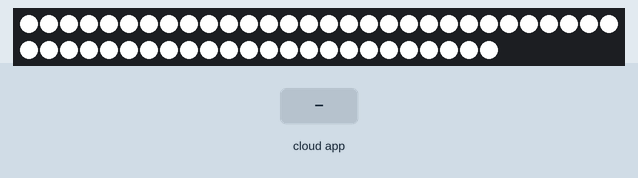
A sketch run on a simulated ESP8266 (NodeMCU). Parts: 54 RGB LEDs in strip order, left to right, continuing on the next row. The inputs (shaded band) are chosen by the test bench. Dim RGB values are drawn brighter than linear; WiFi joins after 1.5 s; servers stay silent unless stated.

Above: at 3.0 s.
3.1 s: the phone or cloud app sets YourLightID to 0
At 4.4 s:
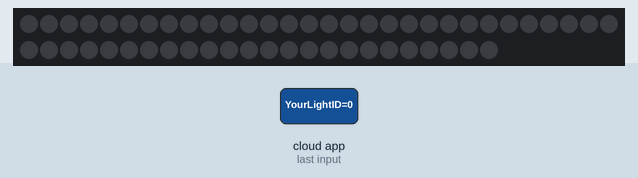
4.9 s: the phone or cloud app sets YourLightID to 1
At 5.06 s:
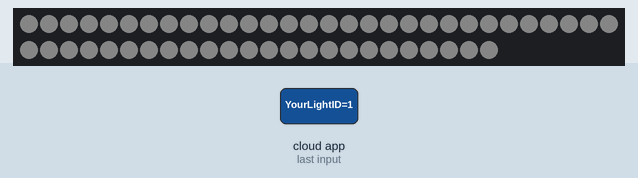
Timing chart, 0 to 7.9 s (numbered marks = the images above; inputs shaded):
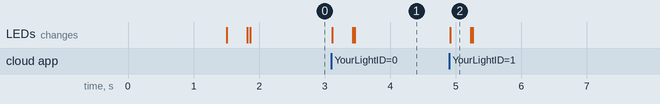

Measured:
- after the input at 4.9 s, the LEDs: change at once (image 2)

The sketch:

ambilight.ino
```cpp
#include <Adafruit_NeoPixel.h>
#include <Arduino.h>
#include <functional>
#include <queue>
#if defined(ESP8266)
  #include <ESP8266WiFi.h>
#elif defined(ESP32) || defined(ARDUINO_ARCH_RP2040)
  #include <WiFi.h>
#endif

#include "SinricPro.h"
#include "SinricProLight.h"
#include "credentials.h" // Include credentials for WiFi and SinricPro

#define LED_PIN    D4
#define NUM_LEDS   54
#define BAUD_RATE  115200

Adafruit_NeoPixel strip = Adafruit_NeoPixel(NUM_LEDS, LED_PIN, NEO_GRB + NEO_KHZ800);

std::queue<std::function<void()>> eventQueue;

struct ColorRGB {
  byte r, g, b;
};

// Device state
struct {
  bool powerState = false;
  int brightnessPercentage = 100; // Brightness percentage from Sinric
  int lastBrightnessPercentage = 100; // For brightness animation
  ColorRGB color = {0, 0, 0}; // Initial color
  ColorRGB lastColor = {0, 0, 0}; // Save color before turning off
  int colorTemperature = 2700;
} device_state;

int colorTemperatureArray[] = {2200, 2700, 4000, 5500, 7000};
int max_color_temperatures = sizeof(colorTemperatureArray) / sizeof(colorTemperatureArray[0]);
std::map<int, int> colorTemperatureIndex;

void setupColorTemperatureIndex() {
  for (int i = 0; i < max_color_temperatures; i++) {
    colorTemperatureIndex[colorTemperatureArray[i]] = i;
  }
}

ColorRGB kelvinToRGB(int kelvin) {
  const float temperature = kelvin / 100.0;
  float r, g, b;

  if (temperature <= 66) {
    r = 255;
    g = fmax(99.4708025861 * log(temperature) - 161.1195681661, 0);
    b = (temperature <= 19) ? 0 : fmax(138.5177312231 * log(temperature - 10) - 305.0447927307, 0);
  } else {
    r = fmax(329.698727446 * pow(temperature - 60, -0.1332047592), 0);
    g = fmax(288.1221695283 * pow(temperature - 60, -0.0755148492), 0);
    b = 255;
  }

  return { byte(r), byte(g), byte(b) };
}

void applyColorAndBrightness(ColorRGB color, int brightnessPercentage) {
  int adjustedR = (color.r * brightnessPercentage) / 100;
  int adjustedG = (color.g * brightnessPercentage) / 100;
  int adjustedB = (color.b * brightnessPercentage) / 100;

  for (int i = 0; i < NUM_LEDS; i++) {
    strip.setPixelColor(i, strip.Color(adjustedR, adjustedG, adjustedB));
  }
  strip.show();
}

void smoothTransitionToColor(ColorRGB targetColor, int brightnessPercentage, int steps = 30, int delayTime = 10) {
  ColorRGB currentColor = device_state.color;
  for (int step = 0; step <= steps; step++) {
    int r = currentColor.r + ((targetColor.r - currentColor.r) * step) / steps;
    int g = currentColor.g + ((targetColor.g - currentColor.g) * step) / steps;
    int b = currentColor.b + ((targetColor.b - currentColor.b) * step) / steps;

    applyColorAndBrightness({ byte(r), byte(g), byte(b) }, brightnessPercentage);
    delay(delayTime);
  }
  device_state.color = targetColor;
}

void smoothTransitionToBrightness(int startBrightness, int targetBrightness, int steps = 30, int delayTime = 10) {
  for (int step = 0; step <= steps; step++) {
    int brightness = startBrightness + ((targetBrightness - startBrightness) * step) / steps;
    applyColorAndBrightness(device_state.color, brightness);
    delay(delayTime);
  }
  device_state.brightnessPercentage = targetBrightness;
}

bool onPowerState(const String &deviceId, bool &state) {
  eventQueue.push([=]() {
    if (state) {
      smoothTransitionToColor(device_state.lastColor, device_state.brightnessPercentage, 30, 10);
    } else {
      device_state.lastColor = device_state.color;
      smoothTransitionToColor({0, 0, 0}, device_state.brightnessPercentage, 30, 10);
    }
    device_state.powerState = state;
  });
  return true;
}

bool onBrightness(const String &deviceId, int &brightnessPercentage) {
  eventQueue.push([=]() {
    int previousBrightness = device_state.brightnessPercentage;
    device_state.brightnessPercentage = brightnessPercentage;

    if (device_state.powerState) {
      smoothTransitionToBrightness(previousBrightness, brightnessPercentage, 30, 10);
    }
  });
  return true;
}

bool onColor(const String &deviceId, byte &r, byte &g, byte &b) {
  if (r == -1 && g == -1 && b == -1) return true;
  eventQueue.push([=]() {
    smoothTransitionToColor({r, g, b}, device_state.brightnessPercentage, 30, 10);
    device_state.color = {r, g, b};
    device_state.lastColor = device_state.color;
  });
  return true;
}

bool onColorTemperature(const String &deviceId, int &colorTemperature) {
  eventQueue.push([=]() {
    ColorRGB color = kelvinToRGB(colorTemperature);
    smoothTransitionToColor(color, device_state.brightnessPercentage, 30, 10);
    device_state.colorTemperature = colorTemperature;
    device_state.color = color;
    device_state.lastColor = color;
  });
  return true;
}

void processQueue() {
  if (!eventQueue.empty()) {
    eventQueue.front()();
    eventQueue.pop();
  }
}

void reconnectWiFi() {
  if (WiFi.status() != WL_CONNECTED) {
    WiFi.disconnect();
    WiFi.begin(WIFI_SSID, WIFI_PASS);
    while (WiFi.status() != WL_CONNECTED) {
      delay(500);
    }
  }
}

void setupWiFi() {
  WiFi.begin(WIFI_SSID, WIFI_PASS);
  WiFi.setAutoReconnect(true);
  WiFi.persistent(true);
  WiFi.setSleep(false);

  while (WiFi.status() != WL_CONNECTED) {
    delay(500);
  }
}

void setupSinricPro() {
  SinricProLight &myLight = SinricPro[LIGHT_ID];
  myLight.onPowerState(onPowerState);
  myLight.onBrightness(onBrightness);
  myLight.onColor(onColor);
  myLight.onColorTemperature(onColorTemperature);

  SinricPro.begin(APP_KEY, APP_SECRET);
}

void setup() {
  Serial.begin(BAUD_RATE);
  setupColorTemperatureIndex();
  setupWiFi();
  setupSinricPro();

  strip.begin();
  strip.show();

  smoothTransitionToColor({255, 255, 255}, device_state.brightnessPercentage, 30, 10);
  device_state.color = {255, 255, 255};
  device_state.lastColor = device_state.color;
}

void loop() {
  SinricPro.handle();
  processQueue();
  reconnectWiFi();
}
```

credentials.example.h
```cpp
#ifndef CREDENTIALS_H
#define CREDENTIALS_H

#define WIFI_SSID         "YourWiFiSSID"       // Replace with your WiFi SSID
#define WIFI_PASS         "YourWiFiPassword"   // Replace with your WiFi Password
#define APP_KEY           "YourAppKey"         // Replace with your SinricPro App Key
#define APP_SECRET        "YourAppSecret"      // Replace with your SinricPro App Secret
#define LIGHT_ID          "YourLightID"        // Replace with your SinricPro Light ID

#endif
```
